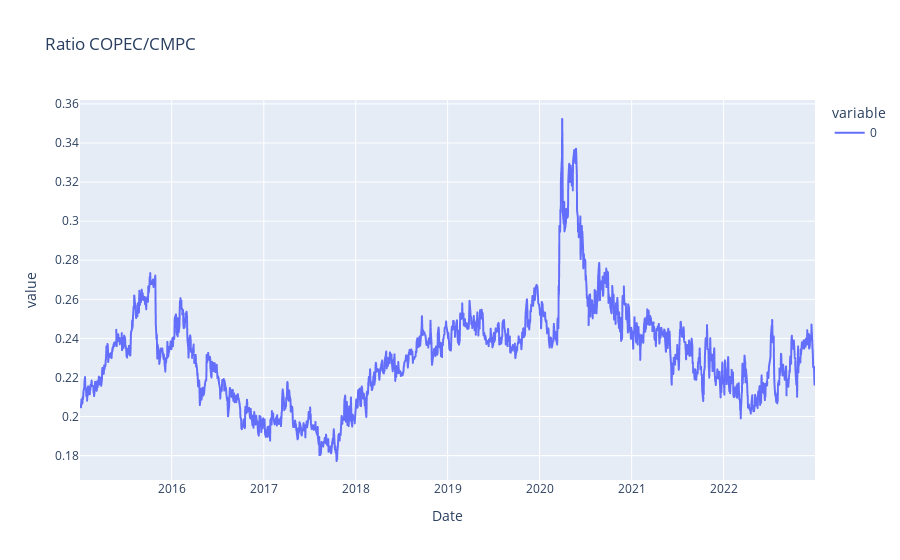

Notebook cell for this chart:
### Markdown cell above
We now perform for the two stocks a linear regression of the form:
$$ Y = \beta X + \varepsilon $$

### Code cell
# Linear regresion input

ratio = data["COPEC.SN"]/data["CMPC.SN"]
fig = px.line(ratio, title='Ratio COPEC/CMPC')
fig.show()

### Figure 1 — Plotly figure (JSON) as saved in the notebook; plotly's stock layout.template omitted (floating-point values rounded to 4 significant figures; data arrays with more than 128 entries replaced by an {"elided": "..."} marker saying what was removed)
{"data": [{"hovertemplate": "variable=0<br>Date=%{x}<br>value=%{y}<extra></extra>", "legendgroup": "0", "line": {"color": "#636efa", "dash": "solid"}, "marker": {"symbol": "circle"}, "mode": "lines", "name": "0", "showlegend": true, "type": "scattergl", "x": {"elided": "1994 str values"}, "xaxis": "x", "y": {"elided": "1994 float values"}, "yaxis": "y"}], "layout": {"legend": {"title": {"text": "variable"}, "tracegroupgap": 0}, "title": {"text": "Ratio COPEC/CMPC"}, "xaxis": {"anchor": "y", "domain": [0, 1], "title": {"text": "Date"}}, "yaxis": {"anchor": "x", "domain": [0, 1], "title": {"text": "value"}}}}
